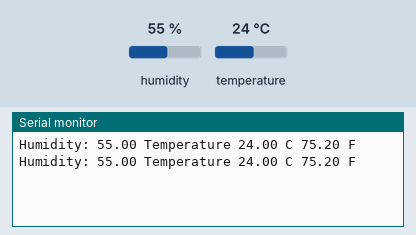
This sketch was run on a simulated Arduino Uno, built with avr-gcc and run on an emulated ATmega328P. On the bench: the last lines printed to the serial monitor. The inputs (shaded band) are chosen by the test bench; at power-on: humidity 55 %, temperature 24 °C.

Above: at 1.7 s.
1.8 s: humidity set to 22 %
At 4.1 s:
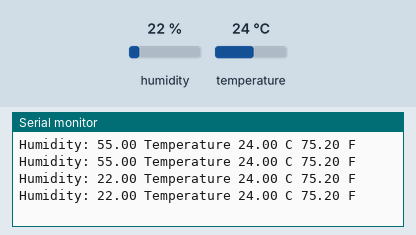
4.5 s: temperature set to 12 °C
At 5.4 s:
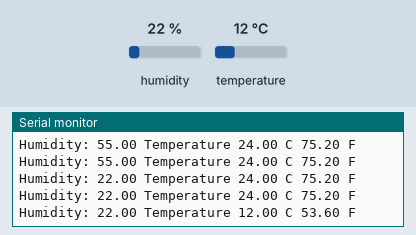
7.2 s: humidity set to 40 %
At 8.4 s:
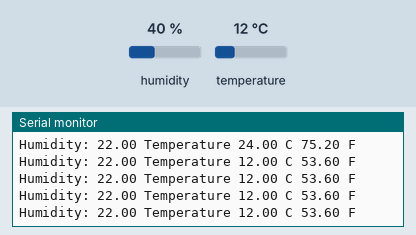
Timing chart, 0 to 10.2 s (numbered marks = the images above; inputs shaded):
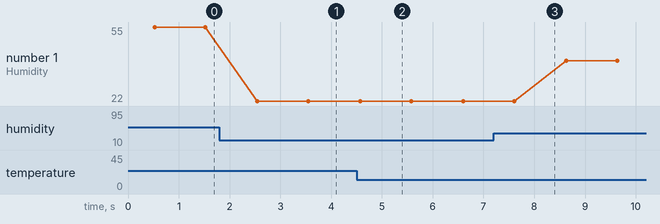

The sketch:

DHT11.ino
```cpp
#include <DHT.h>
#define Type DHT11

// Globals
int sensePin=2;
DHT HT(sensePin, Type);
float humidity;
float tempC;
float tempF;
int setTime=500;
int dt=1000;

void setup() {
  Serial.begin(9600);
  HT.begin();
  delay(setTime);
}

void loop() {
  humidity = HT.readHumidity();
  tempC = HT.readTemperature();
  tempF = HT.readTemperature(true);

  Serial.print("Humidity: ");
  Serial.print(humidity);
  Serial.print(" Temperature ");
  Serial.print(tempC);
  Serial.print(" C ");
  Serial.print(tempF);
  Serial.println(" F ");
  delay(dt);
}
```

lab02_async_LEDs.ino
```cpp
// Globals
//
// volatile tells the compiler that the variable might
// change outside the main execution thread, which it
// does in the ISR (which the compiler doesn't see),
// so that the compiler won't optimize out parts of
// our code with that variable.
//
// global variable to count the number of overflows
volatile uint8_t tot_overflow;

// initialize timer0, interrupt and variable
// -------------------------------------------
// Flash green LED every 50ms
//
// We use a Timer0 prescaler to reduce a high fequency
// electrical signal to a lower frequency by integer division
//
// We use an interrupt every time the Timer0 overflows
//
void timer0_init()
{
    // set up timer with prescaler = 256
    TCCR0B |= (1 << CS02);

    // initialize counter
    TCNT0 = 0;

    // enable overflow interrupt
    TIMSK0 |= (1 << TOIE0);

    // enable global interrupts
    sei();

    // initialize overflow counter variable
    tot_overflow = 0;
}

// initialize timer1, interrupt and variable
// -------------------------------------------
// Flash blue LED every 1s
//
// We use a Timer1 prescaler to reduce a high fequency
// electrical signal to a lower frequency by integer division
//
// We use Clear Timer on Compare (CTC) mode
//
// We use Interrupts with CTC mode
//
void timer1_init()
{
    // set up timer with prescaler = 256 and CTC mode
    TCCR1B |= (1 << WGM12)|(1 << CS12);

    // initialize counter
    TCNT1 = 0;

    // initialize compare value
    OCR1A = 62500;

    // enable compare interrupt
    TIMSK1 |= (1 << OCIE1A);
}

// initialize timer2
// -------------------------------------------
// Flash red LED every 16ms
//
// We use a Timer0 prescaler to reduce a high fequency
// electrical signal to a lower frequency by integer division
//
// We use Clear Timer on Compare (CTC) mode
//
// We use Hardware CTC Mode without interrupts
//
void timer2_init()
{
    // set up timer OC2A pin in toggle mode and CTC mode
    TCCR2A |= (1 << COM2A0)|(1 << WGM21);
    // set up timer with prescaler = 1024
    TCCR2B |= (1 << CS22)|(1 << CS21)|(1 << CS20);
    // initialize counter
    TCNT2 = 0;
    // initialize compare value
    OCR2A = 250;
}


// TIMER0 overflow interrupt service routine
// called whenever TCNT0 overflows
ISR(TIMER0_OVF_vect)
{
    // keep a track of number of overflows
    tot_overflow++;
}

// this ISR is fired whenever a match occurs
// hence, toggle led here itself..
ISR (TIMER1_COMPA_vect)
{
    // toggle led here
    PORTC ^= (1 << 1);
}

int main(void)
{
    // connect 1 (green) led to pin PB0
    DDRB |= (1 << 0);

    // connect 2 (blue) led to pin PC1
    DDRC |= (1 << 1);

    // connect 3 (red) led to pin PB3 (OC2A)
    DDRB |= (1 << 3);

    // initialize timer0
    timer0_init();

    // initialize timer1
    timer1_init();

    // initialize timer2
    timer2_init();

    // loop forever
    while(1)
    {
        // check if no. of overflows = 12
        // If the Timer0 has overflown 12 times,
        // 12 * 4.096ms = 49.152ms would have passed.
        //
        // In the 13th iteration, we need a delay of 50ms - 49.152ms = 0.848ms.
        //
        // Thus, in the 13th iteration, we only allow the timer
        // to count up to 53, and then reset it
        //
        if (tot_overflow >= 12)  // NOTE: '>=' is used
        {
            // check if the timer count reaches 53
            if (TCNT0 >= 53)
            {
                PORTB ^= (1 << 0);    // toggles the led
                TCNT0 = 0;            // reset counter
                tot_overflow = 0;     // reset overflow counter
            }
        }
    }
}
```

Measured:
- after the input at 1.8 s, the serial monitor: prints a new line after 0.75 s (image 1)
- after the input at 4.5 s, the serial monitor: prints a new line after 0.08 s (image 2)
- plotted number 1: 55 → 22 after the input at 1.8 s, 22 → 40 after the input at 7.2 s
